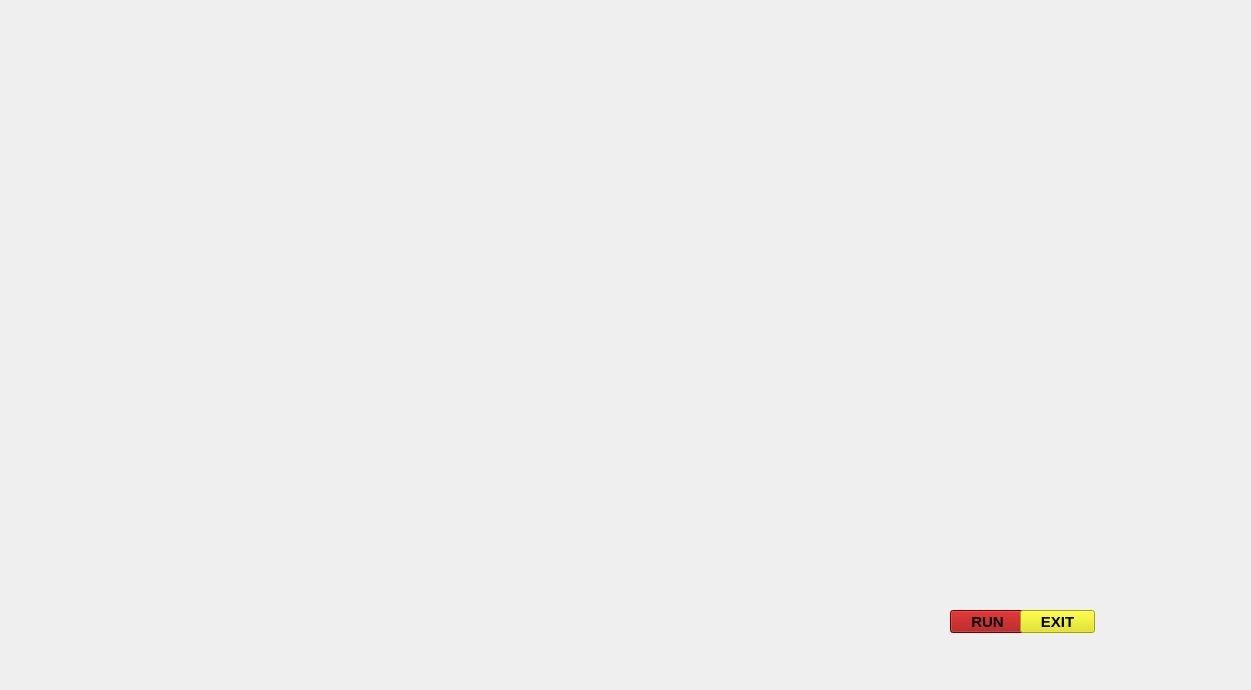
<?xml version="1.0" encoding="UTF-8"?>
<ui version="4.0">
 <class>JarvisUI</class>
 <widget class="QMainWindow" name="JarvisUI">
  <property name="geometry">
   <rect>
    <x>0</x>
    <y>0</y>
    <width>1251</width>
    <height>690</height>
   </rect>
  </property>
  <property name="windowTitle">
   <string>MainWindow</string>
  </property>
  <widget class="QWidget" name="centralwidget">
   <widget class="QLabel" name="label">
    <property name="geometry">
     <rect>
      <x>-90</x>
      <y>0</y>
      <width>1341</width>
      <height>691</height>
     </rect>
    </property>
    <property name="minimumSize">
     <size>
      <width>0</width>
      <height>641</height>
     </size>
    </property>
    <property name="text">
     <string/>
    </property>
    <property name="pixmap">
     <pixmap>../../Downloads/IR1.gif</pixmap>
    </property>
    <property name="scaledContents">
     <bool>true</bool>
    </property>
   </widget>
   <widget class="QPushButton" name="pushButton">
    <property name="geometry">
     <rect>
      <x>950</x>
      <y>610</y>
      <width>75</width>
      <height>23</height>
     </rect>
    </property>
    <property name="font">
     <font>
      <pointsize>11</pointsize>
      <weight>75</weight>
      <bold>true</bold>
     </font>
    </property>
    <property name="styleSheet">
     <string notr="true">background-color: rgb(158, 0, 0);</string>
    </property>
    <property name="text">
     <string>RUN</string>
    </property>
   </widget>
   <widget class="QPushButton" name="pushButton_2">
    <property name="geometry">
     <rect>
      <x>1020</x>
      <y>610</y>
      <width>75</width>
      <height>23</height>
     </rect>
    </property>
    <property name="font">
     <font>
      <pointsize>11</pointsize>
      <weight>75</weight>
      <bold>true</bold>
     </font>
    </property>
    <property name="styleSheet">
     <string notr="true">background-color: rgb(227, 227, 0);</string>
    </property>
    <property name="text">
     <string>EXIT</string>
    </property>
   </widget>
   <widget class="QLabel" name="label_2">
    <property name="geometry">
     <rect>
      <x>0</x>
      <y>0</y>
      <width>421</width>
      <height>141</height>
     </rect>
    </property>
    <property name="styleSheet">
     <string notr="true"/>
    </property>
    <property name="text">
     <string/>
    </property>
    <property name="pixmap">
     <pixmap>../../Downloads/IR2.gif</pixmap>
    </property>
    <property name="scaledContents">
     <bool>false</bool>
    </property>
   </widget>
   <widget class="QTextBrowser" name="textBrowser">
    <property name="geometry">
     <rect>
      <x>580</x>
      <y>20</y>
      <width>251</width>
      <height>41</height>
     </rect>
    </property>
    <property name="autoFillBackground">
     <bool>false</bool>
    </property>
    <property name="styleSheet">
     <string notr="true">background:transparent;
border-radius:none;</string>
    </property>
   </widget>
   <widget class="QTextBrowser" name="textBrowser_2">
    <property name="geometry">
     <rect>
      <x>830</x>
      <y>20</y>
      <width>251</width>
      <height>41</height>
     </rect>
    </property>
    <property name="styleSheet">
     <string notr="true">background:transparent;
border-radius:none;</string>
    </property>
   </widget>
  </widget>
 </widget>
 <resources/>
 <connections/>
</ui>
